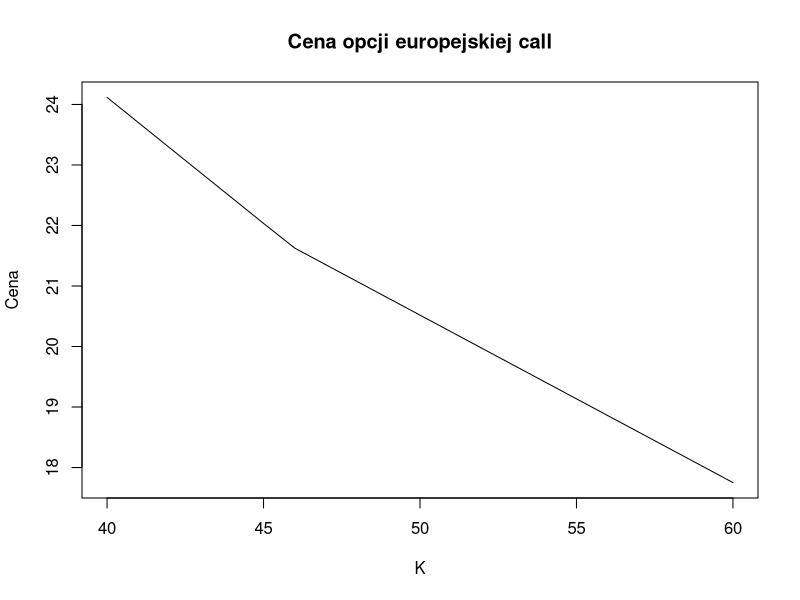
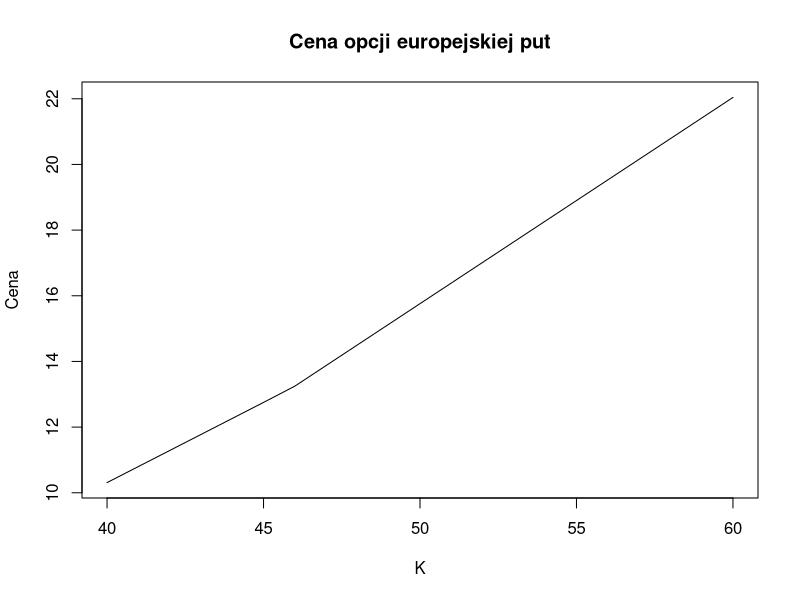
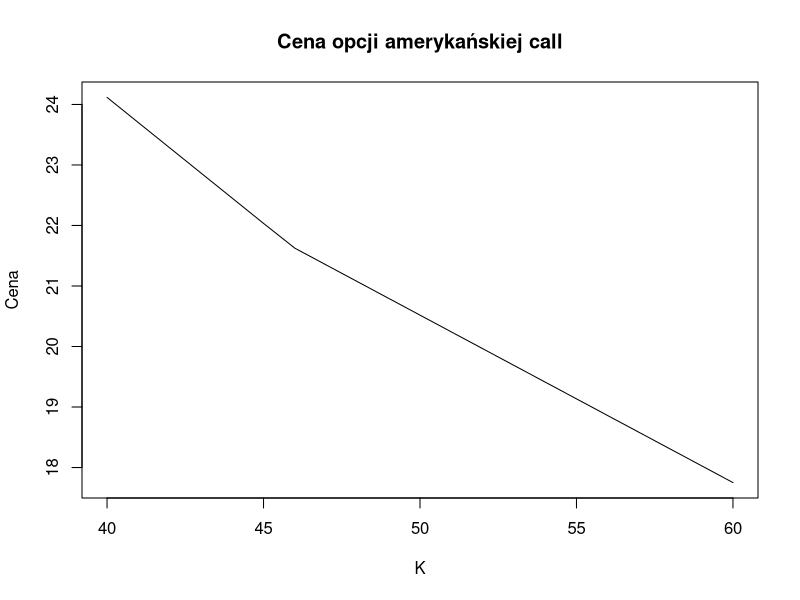
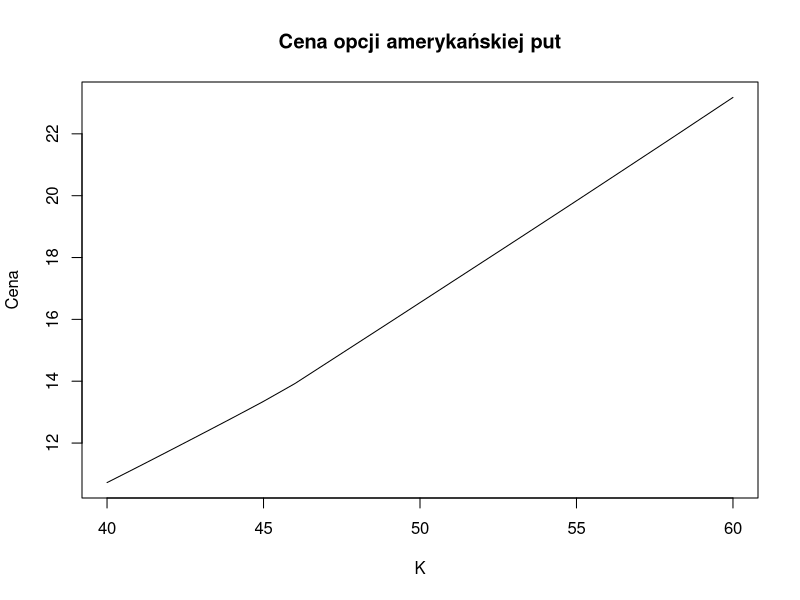
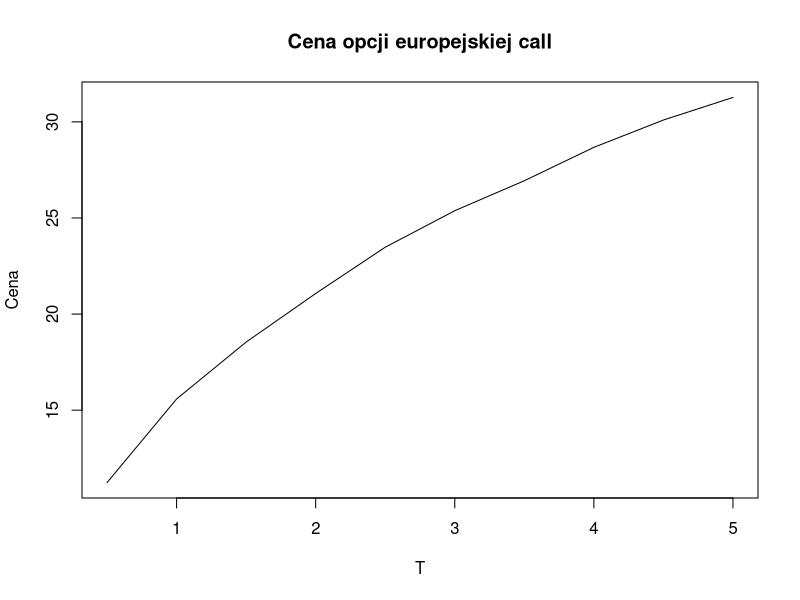
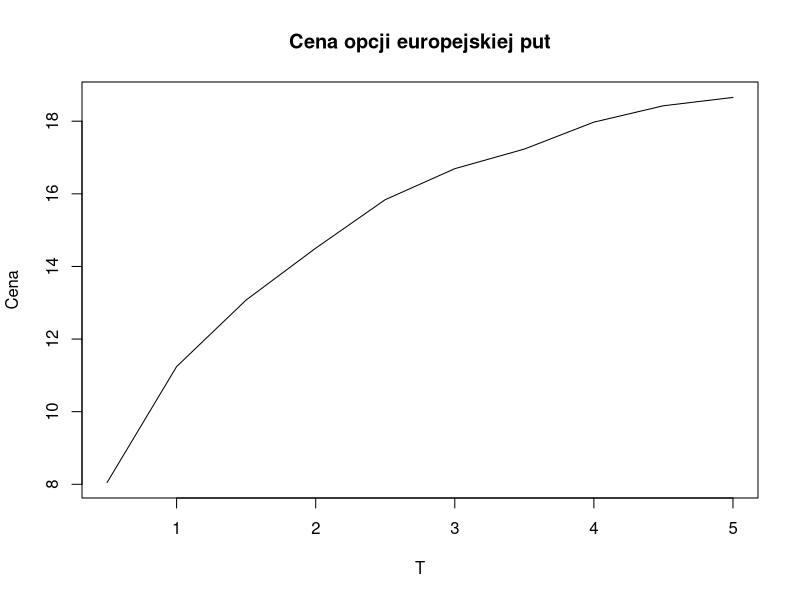
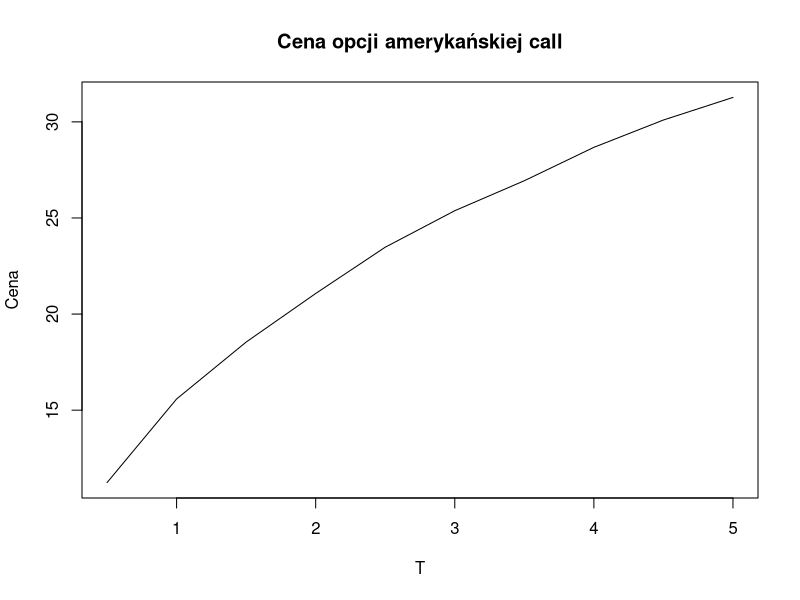
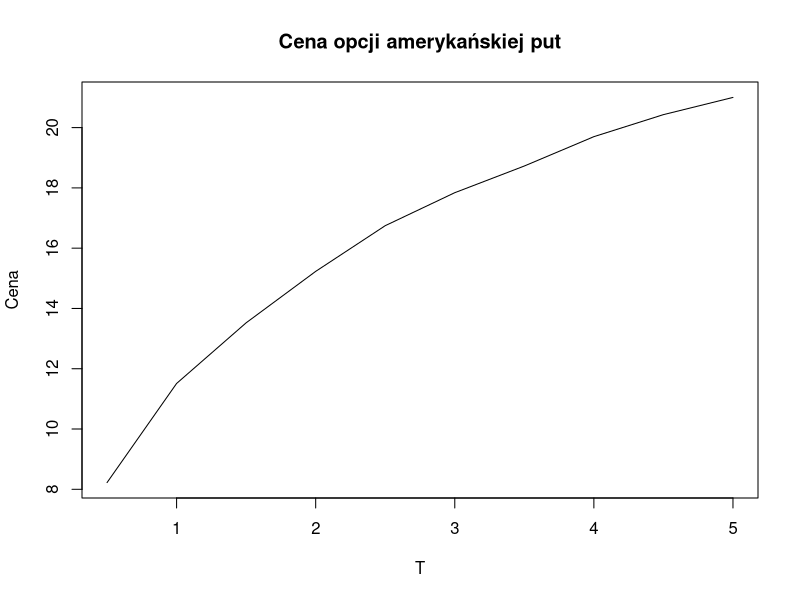

These charts were generated, in order, by the following R code:
Graf <- function(u,d,n=25){
  A<-matrix(0,n,n)
  for(i in 1:n){
    for(j in i:n){
      A[i,j]<-u^(j-i)*d^(i-1)
    }
  }
  return(A)
}
#Graf(1.1,0.9,5)

Vertex_Value <- function(p,r,dt,Cu,Cd){
  return(exp(-r*dt)*(p*Cu+(1-p)*Cd))
}



EOP_tree <- function(S0=50,r=0.05,K=52,Time=2,dt=1,sigma=0.3, call=1, EU=1){
  
  u <- exp(sigma*sqrt(dt))
  d <- exp(-sigma*sqrt(dt))
  n <- Time/dt+1
  p <- (exp(r*dt)-d)/(u-d)
  
  u <- 1.2
  d <- 0.8
  p <- (exp(r*dt)-d)/(u-d)
  
  #tree <- matrix(rep(0,625), nrow = 25)
  #first_line <- c(1, cumprod(c(rep(u,24))))
  #work_tree <- 
  graph <- (Graf(u,d,n) * S0 - K)*(-1)^(call + 1)
  graph[graph < 0] <- 0
  
  Cofanie <- matrix(0,Time/dt+1,Time/dt+1)
  Cofanie[,Time/dt+1] <- graph[,Time/dt+1]
  
  if (EU == 1) {
    for(j in (Time/dt+1):2){
      for(k in 1:j-1){
        Cofanie[k,j-1] <- Vertex_Value(p,r,dt,Cofanie[k,j],Cofanie[k+1,j])
      }
    }
  }
  else {
    for(j in (Time/dt+1):2){
      for(k in 1:j-1){
        Cofanie[k,j-1] <- max(Vertex_Value(p,r,dt,Cofanie[k,j],Cofanie[k+1,j]), graph[k,j-1])
        #print(Vertex_Value(p,r,dt,Cofanie[k,j],Cofanie[k+1,j]))
        #print(graph[k,j-1])
      }
    }
  }
  
  
  return(Cofanie[1,1])
}

EOP_tree(call=0, EU=0)

###################### Testy wrażliwości:

#test dla K

vector_K <- seq(40, 60, 1)

values_K_eu_call <- sapply(vector_K, EOP_tree, S0=50,r=0.05,dt=1/12,Time=2,sigma=0.3, call=1, EU=1)
values_K_eu_put <- sapply(vector_K, EOP_tree, S0=50,r=0.05,dt=1/12,Time=2,sigma=0.3, call=0, EU=1)
values_K_usa_call <- sapply(vector_K, EOP_tree, S0=50,r=0.05,dt=1/12,Time=2,sigma=0.3, call=1, EU=0)
values_K_usa_put <- sapply(vector_K, EOP_tree, S0=50,r=0.05,dt=1/12,Time=2,sigma=0.3, call=0, EU=0)

plot(vector_K, values_K_eu_call, type='l', xlab='K', ylab='Cena', main='Cena opcji europejskiej call')
plot(vector_K, values_K_eu_put, type='l', xlab='K', ylab='Cena', main='Cena opcji europejskiej put')
plot(vector_K, values_K_usa_call, type='l', xlab='K', ylab='Cena', main='Cena opcji amerykańskiej call')
plot(vector_K, values_K_usa_put, type='l', xlab='K', ylab='Cena', main='Cena opcji amerykańskiej put')

#test dla T

vector_T <- seq(0.5, 5, 0.5)

values_T_eu_call <- sapply(vector_T, EOP_tree, S0=50,r=0.05,dt=1/12,K=48,sigma=0.3, call=1, EU=1)
values_T_eu_put <- sapply(vector_T, EOP_tree, S0=50,r=0.05,dt=1/12,K=48,sigma=0.3, call=0, EU=1)
values_T_usa_call <- sapply(vector_T, EOP_tree, S0=50,r=0.05,dt=1/12,K=48,sigma=0.3, call=1, EU=0)
values_T_usa_put <- sapply(vector_T, EOP_tree, S0=50,r=0.05,dt=1/12,K=48,sigma=0.3, call=0, EU=0)

plot(vector_T, values_T_eu_call, type='l', xlab='T', ylab='Cena', main='Cena opcji europejskiej call')
plot(vector_T, values_T_eu_put, type='l', xlab='T', ylab='Cena', main='Cena opcji europejskiej put')
plot(vector_T, values_T_usa_call, type='l', xlab='T', ylab='Cena', main='Cena opcji amerykańskiej call')
plot(vector_T, values_T_usa_put, type='l', xlab='T', ylab='Cena', main='Cena opcji amerykańskiej put')

#test dla S0

vector_S0 <- seq(40, 60, 1)

values_S0_eu_call <- sapply(vector_S0, EOP_tree, Time=2,r=0.05,dt=1/12,K=48,sigma=0.3, call=1, EU=1)
values_S0_eu_put <- sapply(vector_S0, EOP_tree, Time=2,r=0.05,dt=1/12,K=48,sigma=0.3, call=0, EU=1)
values_S0_usa_call <- sapply(vector_S0, EOP_tree, Time=2,r=0.05,dt=1/12,K=48,sigma=0.3, call=1, EU=0)
values_S0_usa_put <- sapply(vector_S0, EOP_tree, Time=2,r=0.05,dt=1/12,K=48,sigma=0.3, call=0, EU=0)

plot(vector_S0, values_S0_eu_call, type='l', xlab=expression('S'['0']), ylab='Cena', main='Cena opcji europejskiej call')
plot(vector_S0, values_S0_eu_put, type='l', xlab=expression('S'['0']), ylab='Cena', main='Cena opcji europejskiej put')
plot(vector_S0, values_S0_usa_call, type='l', xlab=expression('S'['0']), ylab='Cena', main='Cena opcji amerykańskiej call')
plot(vector_S0, values_S0_usa_put, type='l', xlab=expression('S'['0']), ylab='Cena', main='Cena opcji amerykańskiej put')

#test dla sigma

vector_sigma <- seq(0.1, 2, 0.1)

values_sigma_eu_call <- sapply(vector_sigma, EOP_tree, S0=50,r=0.05,dt=1/12,K=48,Time=2, call=1, EU=1)
values_sigma_eu_put <- sapply(vector_sigma, EOP_tree, S0=50,r=0.05,dt=1/12,K=48,Time=2, call=0, EU=1)
values_sigma_usa_call <- sapply(vector_sigma, EOP_tree, S0=50,r=0.05,dt=1/12,K=48,Time=2, call=1, EU=0)
values_sigma_usa_put <- sapply(vector_sigma, EOP_tree, S0=50,r=0.05,dt=1/12,K=48,Time=2, call=0, EU=0)

plot(vector_sigma, values_sigma_eu_call, type='l', xlab=expression(sigma), ylab='Cena', main='Cena opcji europejskiej call')
plot(vector_sigma, values_sigma_eu_put, type='l', xlab=expression(sigma), ylab='Cena', main='Cena opcji europejskiej put')
plot(vector_sigma, values_sigma_usa_call, type='l', xlab=expression(sigma), ylab='Cena', main='Cena opcji amerykańskiej call')
plot(vector_sigma, values_sigma_usa_put, type='l', xlab=expression(sigma), ylab='Cena', main='Cena opcji amerykańskiej put')

#test dla r

vector_r <- seq(0.01, 0.2, 0.01)

values_r_eu_call <- sapply(vector_r, EOP_tree, S0=50,Time=2,dt=1/12,K=48,sigma=0.3, call=1, EU=1)
values_r_eu_put <- sapply(vector_r, EOP_tree, S0=50,Time=2,dt=1/12,K=48,sigma=0.3, call=0, EU=1)
values_r_usa_call <- sapply(vector_r, EOP_tree, S0=50,Time=2.05,dt=1/12,K=48,sigma=0.3, call=1, EU=0)
values_r_usa_put <- sapply(vector_r, EOP_tree, S0=50,Time=2,dt=1/12,K=48,sigma=0.3, call=0, EU=0)

plot(vector_r, values_r_eu_call, type='l', xlab='r', ylab='Cena', main='Cena opcji europejskiej call')
plot(vector_r, values_r_eu_put, type='l', xlab='r', ylab='Cena', main='Cena opcji europejskiej put')
plot(vector_r, values_r_usa_call, type='l', xlab='r', ylab='Cena', main='Cena opcji amerykańskiej call')
plot(vector_r, values_r_usa_put, type='l', xlab='r', ylab='Cena', main='Cena opcji amerykańskiej put')

#test dla dt

vector_dt <- seq(0.05, 1, 0.05)

values_dt_eu_call <- sapply(vector_dt, EOP_tree, S0=50,r=0.05,K=52,Time=2,sigma=0.3, call=1, EU=1)
values_dt_eu_put <- sapply(vector_dt, EOP_tree, S0=50,r=0.05,K=52,Time=2,sigma=0.3, call=0, EU=1)
values_dt_usa_call <- sapply(vector_dt, EOP_tree, S0=50,r=0.05,K=52,Time=2,sigma=0.3, call=1, EU=0)
values_dt_usa_put <- sapply(vector_dt, EOP_tree, S0=50,r=0.05,K=52,Time=2,sigma=0.3, call=0, EU=0)

plot(vector_dt, values_dt_eu_call, type='l', xlab='dt', ylab='Cena', main='Cena opcji europejskiej call')
plot(vector_dt, values_dt_eu_put, type='l', xlab='dt', ylab='Cena', main='Cena opcji europejskiej put')
plot(vector_dt, values_dt_usa_call, type='l', xlab='dt', ylab='Cena', main='Cena opcji amerykańskiej call')
plot(vector_dt, values_dt_usa_put, type='l', xlab='dt', ylab='Cena', main='Cena opcji amerykańskiej put')

